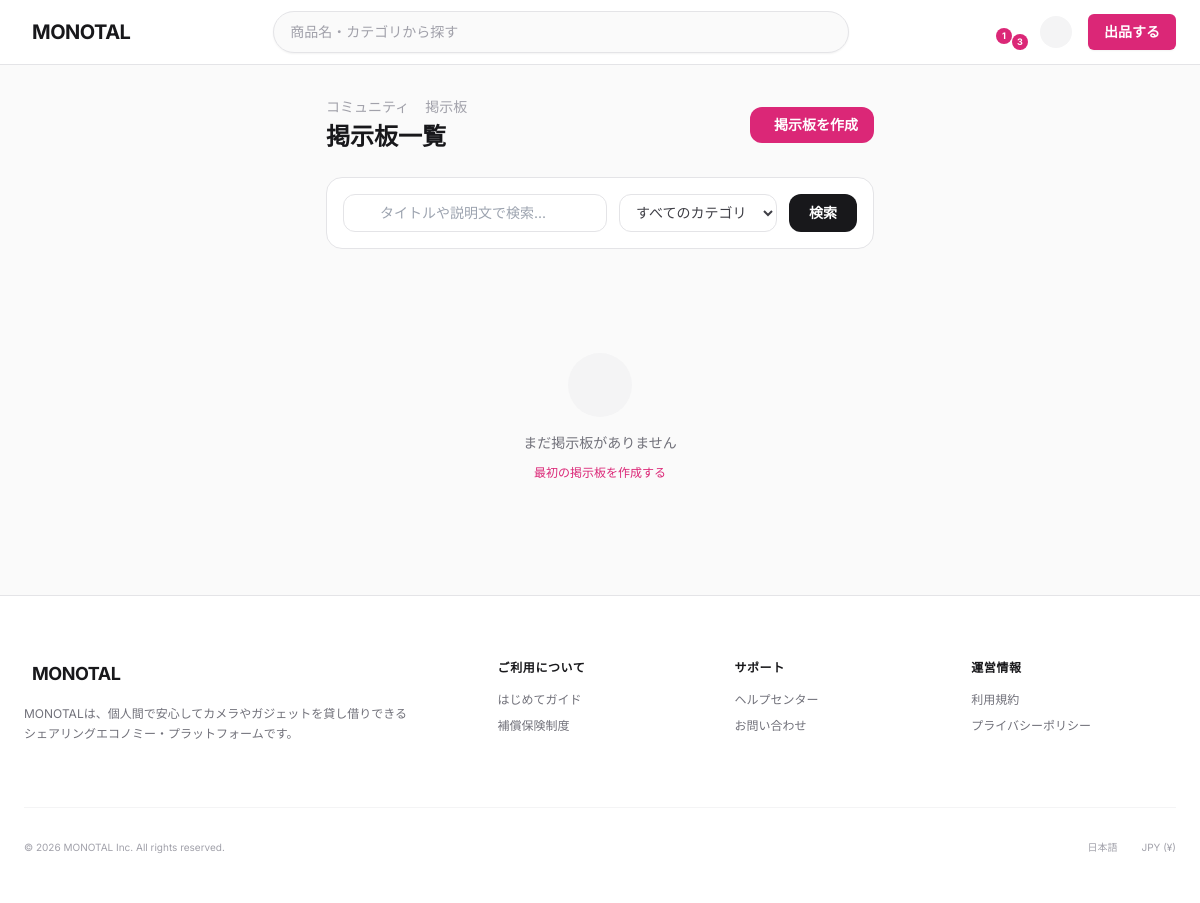
Page /monotal/community/boards/ (signed in) on the earlier database version.
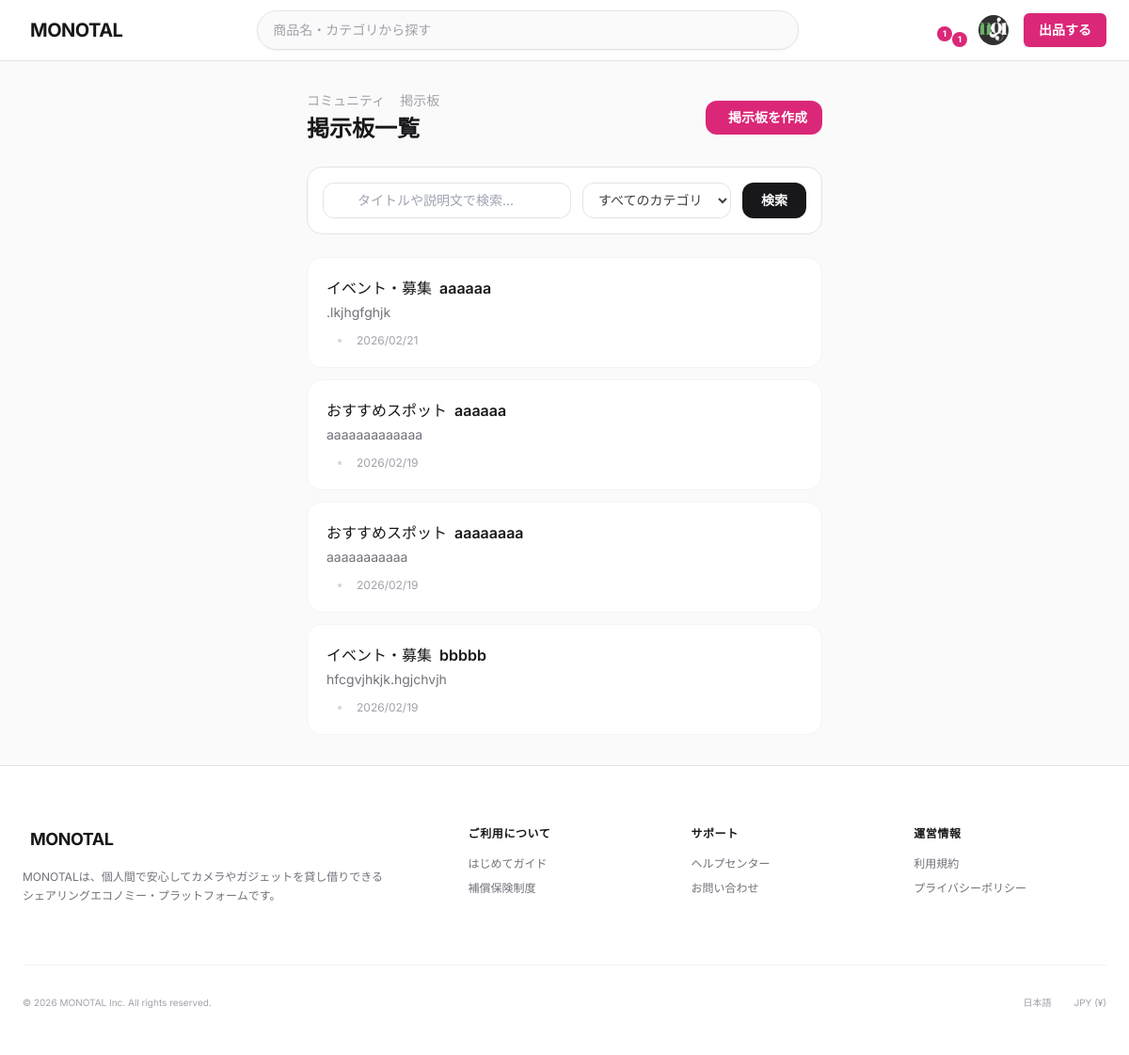
Same page on the later database version.
### monotal/models.py (models this page shows, shortened)
class User(AbstractBaseUser, PermissionsMixin):
    user_id = models.AutoField(primary_key=True)
    user_name = models.CharField(max_length=100)
    display_name = models.CharField(max_length=100)
    email = models.EmailField(max_length=255)
    phone_number = models.CharField(max_length=20, default='')
    password_hash = models.CharField(max_length=255)
    login_attempt_count = models.IntegerField(default=0)
    last_login_datetime = models.DateTimeField(null=True, blank=True)
    user_status = models.ForeignKey(
        UserStatus,
        on_delete=models.PROTECT,
        db_column='user_status_id'
    )
    register_datetime = models.DateTimeField(auto_now_add=True)
    update_datetime = models.DateTimeField(auto_now=True)
    delete_datetime = models.DateTimeField(null=True, blank=True)
    user_image = models.ImageField(upload_to='user_images/', null=True, blank=True)
    bio = models.CharField(max_length=160, blank=True, default='')  # 自己紹介文（Twitter仕様: 160文字）
    is_staff = models.BooleanField(default=False)
    is_active = models.BooleanField(default=True)
    objects = UserManager()
    USERNAME_FIELD = 'email'
    REQUIRED_FIELDS = ['user_name', 'display_name']
    class Meta:
        db_table = 'T_User'
        verbose_name = 'ユーザー'
        verbose_name_plural = 'ユーザー'

class Community(models.Model):
    community_id = models.AutoField(primary_key=True)
    name = models.CharField(max_length=200, verbose_name='掲示板タイトル', null=True, blank=True)
    description = models.TextField(verbose_name='説明文', null=True, blank=True)
    category = models.ForeignKey(
        BoardCategory,
        on_delete=models.SET_NULL, # カテゴリが削除されても掲示板は残す
        null=True,
        verbose_name='カテゴリ'
    )
    creator = models.ForeignKey(
        User,
        on_delete=models.SET_NULL, # ユーザーが削除されても掲示板は残す
        null=True,
        related_name='created_communities',
        verbose_name='作成者'
    )
    created_at = models.DateTimeField(default=timezone.now, verbose_name='作成日時')
    class Meta:
        db_table = 'T_Community'
        verbose_name = 'コミュニティ（掲示板）'
        verbose_name_plural = 'コミュニティ（掲示板）'

class BoardCategory(models.Model):
    id = models.AutoField(primary_key=True)
    name = models.CharField(max_length=100, unique=True, verbose_name='カテゴリ名')
    class Meta:
        db_table = 'M_BoardCategory'
        verbose_name = '掲示板カテゴリ'
        verbose_name_plural = '掲示板カテゴリ'

### monotal/views.py (the view, shortened to what this page needs)
# urls.py: path('community/boards/', views.board_list, name='board_list'),
def board_list(request):
    from django.db.models import Count
    q = request.GET.get('q', '').strip()
    cat = request.GET.get('category', '')
    sort = request.GET.get('sort', 'new')  # 'new' | 'old' | 'members'
    if sort == 'old':
        order = 'created_at'
    elif sort == 'members':
        order = '-member_count'
    else:
        order = '-created_at'
    queryset = Community.objects.select_related('creator', 'category').annotate(
        member_count=Count('members', distinct=True)
    ).order_by(order)
    if q:
        queryset = queryset.filter(Q(name__icontains=q) | Q(description__icontains=q))
    if cat:
        try:
            queryset = queryset.filter(category_id=int(cat))
        except ValueError:
            pass
    paginator = Paginator(queryset, 20)
    page_obj = paginator.get_page(request.GET.get('page', 1))
    try:
        selected_category_id = int(cat)
    except (ValueError, TypeError):
        selected_category_id = None
    return render(request, 'board_list.html', {
        'boards': page_obj,
        'page_obj': page_obj,
        'is_paginated': page_obj.has_other_pages(),
        'categories': BoardCategory.objects.all().order_by('name'),
        'search_query': q,
        'selected_category_id': selected_category_id,
    })

### monotal/context_processors.py (called while the page is built)
def rental_context(request):
    context = {
        'pending_rental_count': 0,
    }
    if request.user.is_authenticated:
        qs = RentalRequest.objects.filter(
            Q(requested_user=request.user) | Q(requester_user=request.user),
        ).exclude(
            rental_request_status_id__in=[3, 4, 5]  # 拒否・キャンセル・完了を除外
        )
        context['pending_rental_count'] = qs.count()
        import sys
        print(f"[rental_context] user={request.user.user_name} count={qs.count()} query={qs.query}", file=sys.stderr)
    return context

### templates/board_list.html (shortened to what this page needs)
{% extends "base.html" %}
{% load static %}
{% block extra_css %}
<link rel="stylesheet" href="{% static 'css/community.css' %}">
{% endblock %}
{% block content %}
<div class="max-w-4xl mx-auto px-4 py-8">
    <div class="flex items-center justify-between mb-6">
        <div>
            <div class="flex items-center gap-2 text-sm text-zinc-400 mb-1">
                <a href="{% url 'community' %}" class="hover:text-zinc-600 transition-colors">コミュニティ</a>
                <span>掲示板</span>
            </div>
            <h1 class="text-2xl font-bold text-zinc-900">掲示板一覧</h1>
        </div>
        {% if user.is_authenticated %}
        <a href="{% url 'board_create' %}"
           class="flex items-center gap-2 px-4 py-2 bg-pink-600 hover:bg-pink-700 text-white text-sm font-semibold rounded-xl transition-colors">
            掲示板を作成
        </a>
        {% endif %}
    </div>
    <form method="GET" action="{% url 'board_list' %}" class="bg-white border border-zinc-200 rounded-2xl p-4 mb-6 flex flex-col sm:flex-row gap-3">
        <div class="relative flex-1">
            <input type="text" name="q" value="{{ search_query }}"
                   placeholder="タイトルや説明文で検索..."
                   class="w-full pl-9 pr-4 py-2 border border-zinc-200 rounded-xl text-sm focus:outline-none focus:ring-2 focus:ring-pink-400 focus:border-transparent transition">
        </div>
        <select name="category"
                class="px-3 py-2 border border-zinc-200 rounded-xl text-sm text-zinc-700 focus:outline-none focus:ring-2 focus:ring-pink-400 focus:border-transparent transition bg-white">
            <option value="">すべてのカテゴリ</option>
        </select>
        <button type="submit"
                class="px-5 py-2 bg-zinc-900 hover:bg-zinc-700 text-white text-sm font-semibold rounded-xl transition-colors">
            検索
        </button>
    </form>
    {% if boards %}
    <div class="space-y-3">
        {% for board in boards %}
        <a href="{% url 'community' %}?board={{ board.community_id }}"
           class="board-card block bg-white border border-zinc-100 rounded-2xl p-5 hover:border-pink-200 hover:shadow-md transition-all">
            <div class="flex items-start justify-between gap-4">
                <div class="flex-1 min-w-0">
                    <div class="flex items-center gap-2 mb-1 flex-wrap">
                        {% if board.category %}
                        <span class="board-category-badge">{{ board.category.name }}</span>
                        {% endif %}
                        <h2 class="text-base font-semibold text-zinc-900 truncate">{{ board.name }}</h2>
                    </div>
                    {% if board.description %}
                    <p class="text-sm text-zinc-500 line-clamp-2 mb-3">{{ board.description }}</p>
                    {% endif %}
                    <div class="flex items-center gap-3 text-xs text-zinc-400">
                        <span class="w-1 h-1 rounded-full bg-zinc-300"></span>
                        <span class="flex items-center gap-1">
                            {{ board.created_at|date:"Y/m/d" }}
                        </span>
                    </div>
                </div>
            </div>
        </a>
        {% endfor %}
    </div>
    {% else %}
    <div class="text-center py-20 text-zinc-400">
        <div class="h-16 w-16 bg-zinc-100 rounded-full flex items-center justify-center mx-auto mb-4">
        </div>
        {% if search_query or selected_category_id %}
        <p class="text-sm font-medium text-zinc-500">該当する掲示板が見つかりませんでした</p>
        <a href="{% url 'board_list' %}" class="mt-3 inline-block text-xs text-pink-600 hover:underline">すべての掲示板を見る</a>
        {% else %}
        <p class="text-sm font-medium text-zinc-500">まだ掲示板がありません</p>
        {% if user.is_authenticated %}
        <a href="{% url 'board_create' %}" class="mt-3 inline-block text-xs text-pink-600 hover:underline">最初の掲示板を作成する</a>
        {% endif %}
        {% endif %}
    </div>
    {% endif %}
</div>
{% endblock %}

### templates/base.html (shortened to what the changed rows need)
<!DOCTYPE html>
<html lang="ja">
<head>
    <script src="https://cdn.tailwindcss.com"></script>
    {% block extra_css %}{% endblock %}
</head>
<body class="bg-zinc-50 text-zinc-900 antialiased selection:bg-pink-600 selection:text-white flex flex-col min-h-screen pb-20 md:pb-0">
    <header class="sticky top-0 z-50 w-full border-b border-zinc-200 bg-white/95 backdrop-blur-md">
        <div class="mx-auto flex h-16 max-w-[1200px] items-center justify-between gap-6 px-4 lg:px-6">
            <div class="flex items-center gap-3 lg:gap-4">
                {% if user.is_authenticated %}
                    <a href="{% url 'mypage_rental_management' %}" class="relative text-zinc-500 hover:text-zinc-900 transition-colors" title="レンタル管理">
                        {% if pending_rental_count %}
                        <span class="absolute -top-1 -right-1 h-4 w-4 rounded-full bg-pink-600 text-[9px] font-bold text-white flex items-center justify-center">{{ pending_rental_count }}</span>
                        {% endif %}
                    </a>
                    <div class="relative" id="notification-dropdown-container">
                        <button id="notification-dropdown-btn" class="relative text-zinc-500 hover:text-zinc-900 transition-colors">
                            {% if unread_notification_count > 0 %}
                            <span id="notification-badge" class="absolute -top-1 -right-1 h-4 w-4 rounded-full bg-pink-600 text-[9px] font-bold text-white flex items-center justify-center">{{ unread_notification_count }}</span>
                            {% endif %}
                        </button>
                    </div>
                    <div class="relative" id="profile-dropdown-container">
                        <button id="profile-dropdown-btn" class="h-8 w-8 rounded-full bg-zinc-100 flex items-center justify-center overflow-hidden hover:ring-2 hover:ring-pink-600 transition-all">
                            {% if user.user_image %}
                                <img src="{{ user.user_image.url }}" alt="{{ user.display_name }}" class="h-full w-full object-cover">
                            {% else %}
                                <span class="iconify text-zinc-500" data-icon="lucide:user" data-width="16" data-height="16"></span>
                            {% endif %}
                        </button>
                    </div>
                    <a href="{% url 'create_sell' %}" class="rounded-md bg-pink-600 px-4 py-2 text-sm font-semibold text-white transition-all hover:bg-pink-700 shadow-sm flex items-center gap-2">
                        <span>出品<span class="hidden lg:inline">する</span></span>
                    </a>
                {% endif %}
            </div>
        </div>
    </header>
    {% block content %}{% endblock %}
    {% load static %}
</body>
</html>

Differences in the rows shown:
now on this page (row edited): User: user_image (picture)
added Community: category.name "イベント・募集", name "aaaaaa", description ".lkjhgfghjk", created_at "2026/02/21"
added Community: category.name "おすすめスポット", name "aaaaaa", description "aaaaaaaaaaaaa", created_at "2026/02/19"
added Community: category.name "おすすめスポット", name "aaaaaaaa", description "aaaaaaaaaaa", created_at "2026/02/19"
added Community: category.name "イベント・募集", name "bbbbb", description "hfcgvjhkjk.hgjchvjh", created_at "2026/02/19"
Other differences:
{{ unread_notification_count }}: "3" → "1"
text no longer shown: "まだ掲示板がありません 最初の掲示板を作成する"
